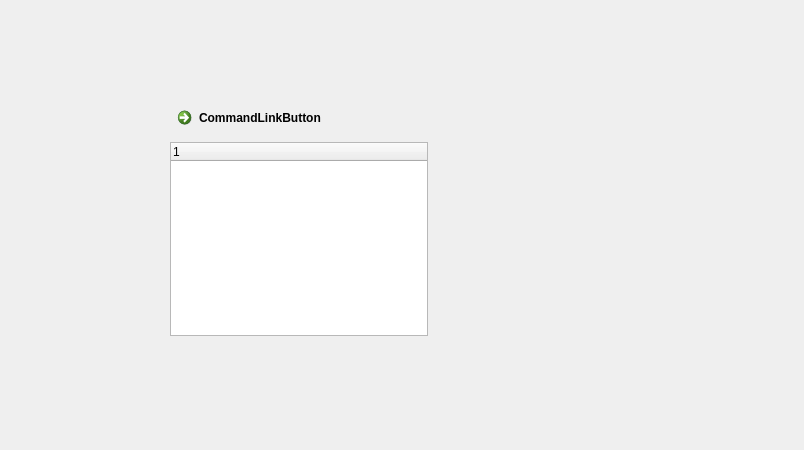
<?xml version="1.0" encoding="UTF-8"?>
<ui version="4.0">
 <class>PluginWidget</class>
 <widget class="QWidget" name="PluginWidget">
  <property name="geometry">
   <rect>
    <x>0</x>
    <y>0</y>
    <width>804</width>
    <height>450</height>
   </rect>
  </property>
  <property name="windowTitle">
   <string>Form</string>
  </property>
  <widget class="QWidget" name="">
   <property name="geometry">
    <rect>
     <x>170</x>
     <y>100</y>
     <width>258</width>
     <height>236</height>
    </rect>
   </property>
   <layout class="QVBoxLayout" name="verticalLayout">
    <item>
     <widget class="QCommandLinkButton" name="commandLinkButton">
      <property name="text">
       <string>CommandLinkButton</string>
      </property>
     </widget>
    </item>
    <item>
     <widget class="QTreeWidget" name="treeWidget">
      <column>
       <property name="text">
        <string notr="true">1</string>
       </property>
      </column>
     </widget>
    </item>
   </layout>
  </widget>
 </widget>
 <resources/>
 <connections/>
</ui>
